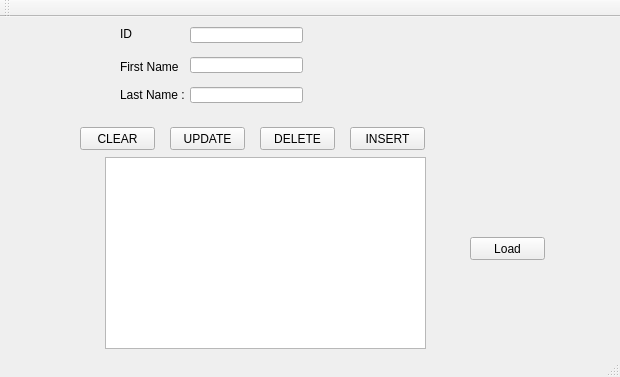
<?xml version="1.0" encoding="UTF-8"?>
<ui version="4.0">
 <class>MainWindow</class>
 <widget class="QMainWindow" name="MainWindow">
  <property name="geometry">
   <rect>
    <x>0</x>
    <y>0</y>
    <width>620</width>
    <height>377</height>
   </rect>
  </property>
  <property name="windowTitle">
   <string>MainWindow</string>
  </property>
  <widget class="QWidget" name="centralWidget">
   <widget class="QLabel" name="label">
    <property name="geometry">
     <rect>
      <x>120</x>
      <y>10</y>
      <width>47</width>
      <height>13</height>
     </rect>
    </property>
    <property name="text">
     <string>ID           :</string>
    </property>
   </widget>
   <widget class="QLineEdit" name="lineEdit_id">
    <property name="geometry">
     <rect>
      <x>190</x>
      <y>10</y>
      <width>113</width>
      <height>16</height>
     </rect>
    </property>
   </widget>
   <widget class="QLabel" name="label_2">
    <property name="geometry">
     <rect>
      <x>120</x>
      <y>40</y>
      <width>61</width>
      <height>20</height>
     </rect>
    </property>
    <property name="text">
     <string>First Name :</string>
    </property>
   </widget>
   <widget class="QLineEdit" name="lineEdit_first">
    <property name="geometry">
     <rect>
      <x>190</x>
      <y>40</y>
      <width>113</width>
      <height>16</height>
     </rect>
    </property>
   </widget>
   <widget class="QPushButton" name="pushButton_insert">
    <property name="geometry">
     <rect>
      <x>350</x>
      <y>110</y>
      <width>75</width>
      <height>23</height>
     </rect>
    </property>
    <property name="text">
     <string>INSERT</string>
    </property>
   </widget>
   <widget class="QPushButton" name="pushButton_delete">
    <property name="geometry">
     <rect>
      <x>260</x>
      <y>110</y>
      <width>75</width>
      <height>23</height>
     </rect>
    </property>
    <property name="text">
     <string>DELETE</string>
    </property>
   </widget>
   <widget class="QPushButton" name="pushButton_update">
    <property name="geometry">
     <rect>
      <x>170</x>
      <y>110</y>
      <width>75</width>
      <height>23</height>
     </rect>
    </property>
    <property name="text">
     <string>UPDATE</string>
    </property>
   </widget>
   <widget class="QPushButton" name="pushButton_clear">
    <property name="geometry">
     <rect>
      <x>80</x>
      <y>110</y>
      <width>75</width>
      <height>23</height>
     </rect>
    </property>
    <property name="text">
     <string>CLEAR</string>
    </property>
   </widget>
   <widget class="QLabel" name="label_3">
    <property name="geometry">
     <rect>
      <x>120</x>
      <y>70</y>
      <width>71</width>
      <height>16</height>
     </rect>
    </property>
    <property name="text">
     <string>Last Name :</string>
    </property>
   </widget>
   <widget class="QLineEdit" name="lineEdit_last">
    <property name="geometry">
     <rect>
      <x>190</x>
      <y>70</y>
      <width>113</width>
      <height>16</height>
     </rect>
    </property>
   </widget>
   <widget class="QTableView" name="tableView">
    <property name="geometry">
     <rect>
      <x>105</x>
      <y>140</y>
      <width>321</width>
      <height>192</height>
     </rect>
    </property>
   </widget>
   <widget class="QPushButton" name="pushButton_load">
    <property name="geometry">
     <rect>
      <x>470</x>
      <y>220</y>
      <width>75</width>
      <height>23</height>
     </rect>
    </property>
    <property name="text">
     <string>Load</string>
    </property>
   </widget>
  </widget>
  <widget class="QMenuBar" name="menuBar">
   <property name="geometry">
    <rect>
     <x>0</x>
     <y>0</y>
     <width>620</width>
     <height>21</height>
    </rect>
   </property>
  </widget>
  <widget class="QToolBar" name="mainToolBar">
   <attribute name="toolBarArea">
    <enum>TopToolBarArea</enum>
   </attribute>
   <attribute name="toolBarBreak">
    <bool>false</bool>
   </attribute>
  </widget>
  <widget class="QStatusBar" name="statusBar"/>
 </widget>
 <layoutdefault spacing="6" margin="11"/>
 <resources/>
 <connections/>
</ui>
